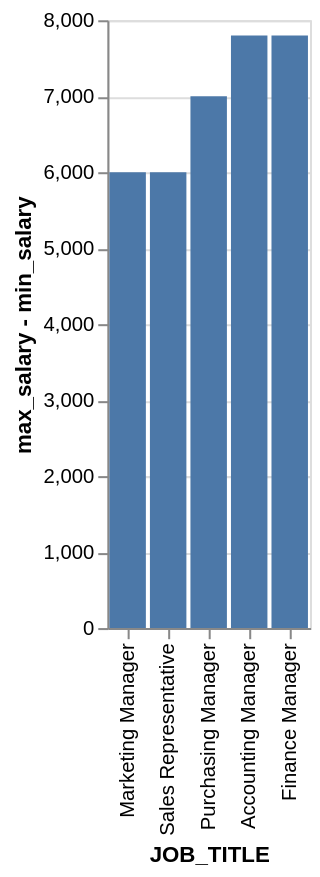

Write the Vega-Lite specification saved for this chart.
### Vega-Lite specification from a JSON file in a GitHub repository (floating-point values rounded to 4 significant figures)
{"data": {"values": [{"x_data": "Marketing Manager", "y_data": 6000}, {"x_data": "Sales Representative", "y_data": 6000}, {"x_data": "Purchasing Manager", "y_data": 7000}, {"x_data": "Accounting Manager", "y_data": 7800}, {"x_data": "Finance Manager", "y_data": 7800}]}, "mark": "bar", "encoding": {"x": {"field": "x_data", "type": "nominal", "title": "JOB_TITLE", "sort": {"op": "sum", "field": "y_data", "order": "ascending"}}, "y": {"field": "y_data", "type": "quantitative", "title": "max_salary - min_salary"}}}
